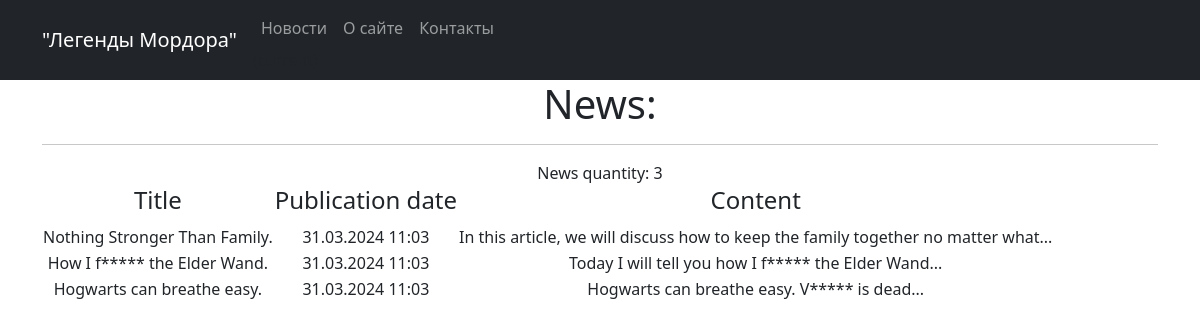
The page /news/ on the database as committed earlier.
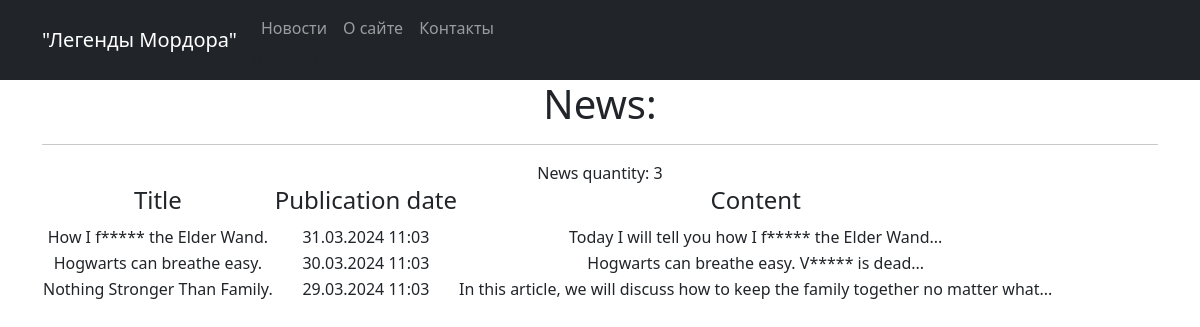
The same page on the database as committed later.
### news/models.py (models this page shows, shortened)
class Post(models.Model):
    post_author = models.ForeignKey(Author, on_delete=models.CASCADE)
    NEWS = 'NW'
    ARTICLE = 'AR'
    CATEGORY_CHOICES = [
        (NEWS, 'NW'),
        (ARTICLE, 'AR'),
    ]
    category_type = models.CharField(max_length=2, choices=CATEGORY_CHOICES, default=ARTICLE)
    creation_date = models.DateTimeField(auto_now_add=True)
    category_post = models.ManyToManyField(Category, through='PostCategory')
    title = models.CharField(max_length=128)
    content = models.TextField()
    rating = models.SmallIntegerField(default=0)

### news/views.py (the view)
# urls.py: path('', PostsList.as_view()),
class PostsList(ListView):
    model = Post
    template_name = 'news.html'
    context_object_name = 'news'
    def get_queryset(self):
        return Post.objects.order_by('-creation_date')

### news/templatetags/custom_filters.py (called while the page is built)
@register.filter(name='censor')
def censor(value):
    for s_w in stop_word:
        if isinstance(value, str):
            value = value.replace(s_w[1:], "*" * 5)
        else:
            raise ValueError(f'Ошибка! Тип {type(value)} не подходит!')
    return value

### templates/news.html
{% extends 'flatpages/default.html' %}
{% load custom_filters %}
{% block title %}
    <h1>News:</h1>
{% endblock title %}
{% block content %}
        {% if news %}
            <hr>
                News quantity:
                {{ news|length }}
                <table>
                    <tr>
                        <td><h4>Title</h4></td>
                        <td><h4>Publication date</h4></td>
                        <td><h4>Content</h4></td>
                    </tr>
                    {% for post in news %}
                    <tr>
                        <td>{{ post.title|censor }}</td>
                        <td>{{ post.creation_date|date:'d.m.Y h:m' }}</td>
                        <td>{{ post.content|censor|truncatewords:20 }}</td>
                    </tr>
                    {% endfor %}
                </table>
        {% else %}
            <h2>No news!</h2>
    {% endif %}
{% endblock content %}

### templates/flatpages/default.html (shortened to what this page needs)
<!DOCTYPE html>
<html lang="en">
    <head>
        {% load static %}
        <link href="{% static 'css/styles.css' %}" rel="stylesheet" />
    </head>
    <body>
<nav class="navbar navbar-expand-lg navbar-dark bg-dark static-top">
   <div class="container">
       <a class="navbar-brand" href="#">"Легенды Мордора"</a>
       <div class="collapse navbar-collapse" id="navbarResponsive">
           <ul class="navbar-nav ml-auto">
               <li class="nav-item active">
                   <a class="nav-link" href="/news/">Новости</a>
                       <span class="sr-only">(current)</span>
               </li>
               <li class="nav-item">
                   <a class="nav-link" href="/about/">О сайте</a>
               </li>
               <li class="nav-item">
                   <a class="nav-link" href="/contacts/">Контакты</a>
               </li>
           </ul>
       </div>
   </div>
</nav>
        <div class="container">
           <div class="row">
               <div class="col-lg-12 text-center">
                   {% block title %}
                   {% endblock title %}
                   {% block content %}{% endblock content %}
               </div>
           </div>
        </div>
    </body>
</html>

Rows that differ between the two databases and show on the page:
changed Post "Hogwarts can breathe easy.": creation_date "31.03.2024 11:03" → "30.03.2024 11:03"
changed Post "Nothing Stronger Than Family.": creation_date "31.03.2024 11:03" → "29.03.2024 11:03"; moves down the list
